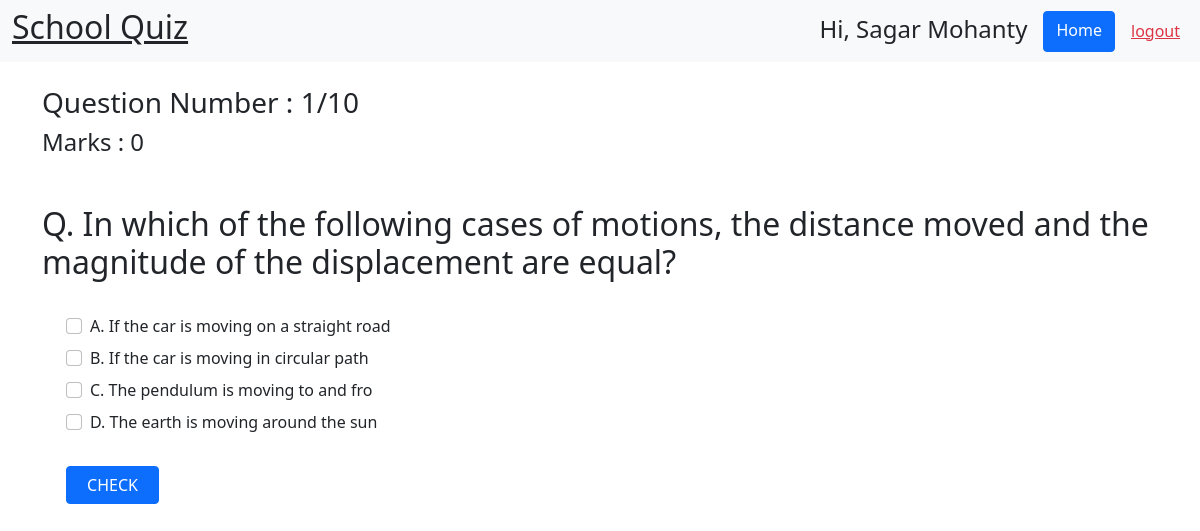
The app's page /appearquiz/2/1/ (signed in) with its own data.
### quiz/models.py (models this page shows, shortened)
class Questions(models.Model):
    quiz = models.ForeignKey(Quiz, on_delete=models.CASCADE)
    question_text = models.CharField(max_length=500)
    option_A = models.CharField(max_length=100)
    option_B = models.CharField(max_length=100)
    option_C = models.CharField(max_length=100)
    option_D = models.CharField(max_length=100)
    answer_A = models.BooleanField()
    answer_B = models.BooleanField()
    answer_C = models.BooleanField()
    answer_D = models.BooleanField()

### quiz/views.py (the view)
# urls.py: path('appearquiz/<int:qzid>/<int:qnid>/', views.appearQuestion),
def appearQuestion(request, qzid, qnid):
    quiz = Quiz.objects.get(id = qzid)
    questions = Questions.objects.filter(quiz=quiz)
    allquestions = []
    for q in questions:
        allquestions.append(q)
    if qnid > len(allquestions):
        return render(request, '404.html')
    appeared = AppearedQuizzes.objects.filter(user=request.user)
    if not appeared:
        return render(request, '404.html')
    if qnid == len(allquestions):
        last = True
    else:
        last = False
    constraints = {
        'name' : quiz.name,
        'question' : allquestions[qnid - 1],
        'number' : qnid,
        'mode': 'appear',
        'last': last,
    }
    return render(request, 'addAppearQuiz.html', constraints)

### templates/addAppearQuiz.html (shortened to what this page needs)
{% extends 'base.html' %}
{% block body %}
{% if user.is_authenticated %}
    {% if mode == 'appear' %}
    <div class="container mt-4 mb-4" >
        <form action="checkquiz/" method="POST" class="row">
            <h3 class="col-12">Question Number : {{number}}/10</h3>
            <h4 class="col-12 pb-4 mb-4">Marks : 0</h4>
            <h2>Q. {{question.question_text}}</h2>
            <div class="row m-4">
                <div class="form-check mb-2">
                    <input type="checkbox" class="form-check-input" id="op1" name="op1">
                    <label class="form-check-label" >A. {{question.option_A}}</label>
                </div>
                <div class="form-check mb-2">
                    <input type="checkbox" class="form-check-input" id="op2" name="op2">
                    <label class="form-check-label" >B. {{question.option_B}}</label>
                </div>
                <div class="form-check mb-2">
                    <input type="checkbox" class="form-check-input" id="op3" name="op3">
                    <label class="form-check-label" >C. {{question.option_C}}</label>
                </div>
                <div class="form-check mb-2">
                    <input type="checkbox" class="form-check-input" id="op4" name="op4">
                    <label class="form-check-label" >D. {{question.option_D}}</label>
                </div>
                <button onclick=done() type="submit" class="mt-4 col-2 col-lg-1 btn btn-primary" id="check">CHECK</button>
                <div class="col-2"></div>
            </div>
        </form>
    </div>
    {% endif %}
    {% else %}
    <div class="d-flex justify-content-spacearound">
        <h1 class="mt-4 pt-4">403 - Forbidden Area</h1>
    </div>
{% endif %}
{% endblock %}

### templates/base.html (shortened to what this page needs)
<!doctype html>
<html lang="en">
  <head>
    <link href="https://cdn.jsdelivr.net/npm/bootstrap@5.0.0-beta1/dist/css/bootstrap.min.css" rel="stylesheet">
  </head>
  <body>
    <nav class="navbar navbar-expand-lg navbar-light bg-light">
      <div class="container-fluid">
        <a href="/" class="nav-brand text-dark"><h2>School Quiz</h2></a>
        <div class="contaner d-flex">
          {% if user.is_authenticated %}
            {% if user.is_superuser %}
            <a href="/admin/" class="btn btn-primary mx-2">Admin</a>
            {% else %}
            <h4 class="mx-2 pt-1">Hi, {{ user.first_name }} {{user.last_name}}</h4>
            {% endif %}
            <a href="/" class="btn btn-primary mx-2">Home</a>
            <a href="/logout/" class="text-danger pt-2 mx-2">logout</a>
          {% else %}
            <a href="/signin-form/" class="btn btn-primary mx-2">login</a>
            <a href="/register-form/" class="btn btn-primary mx-2">register</a>
          {% endif %}
        </div>
      </div>
    </nav>
    {% block body %}{% endblock %}
  </body>
</html>

### records on screen
Questions: question_text "In which of the following cases of motions, the distance moved and the magnitude of the displacement are equal?", option_A "If the car is moving on a straight road", option_B "If the car is moving in circular path", option_C "The pendulum is moving to and fro", option_D "The earth is moving around the sun"

### other values on screen
{{ user.first_name }} "Sagar"
{{ user.last_name }} "Mohanty"
{{ number }} "1"
